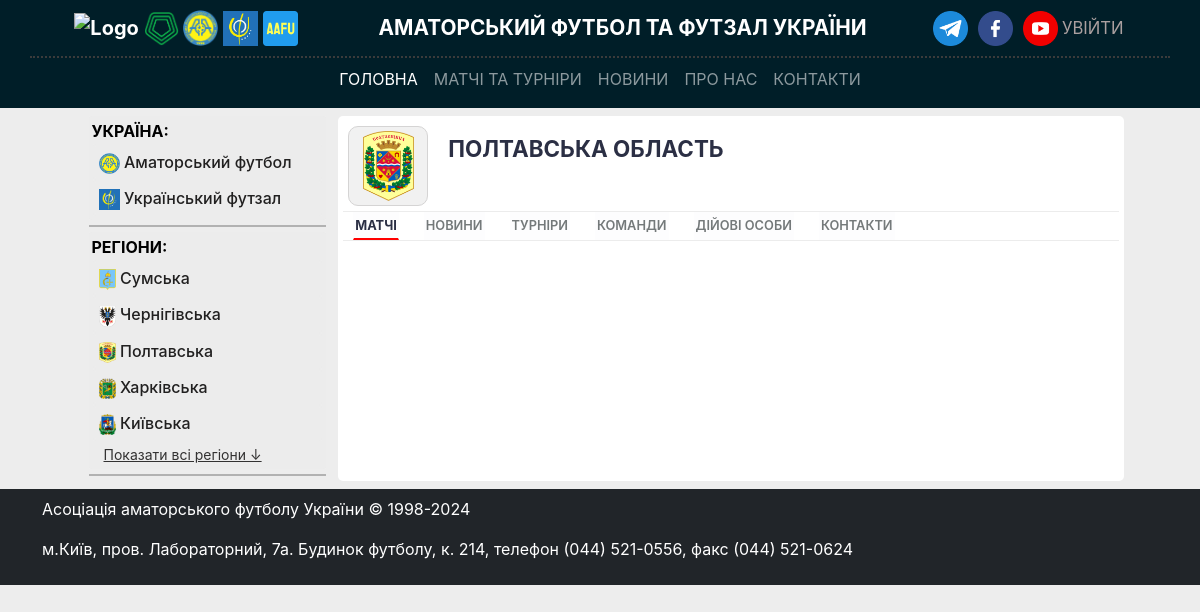
Before: /region/poltavska-oblast with the older database file.
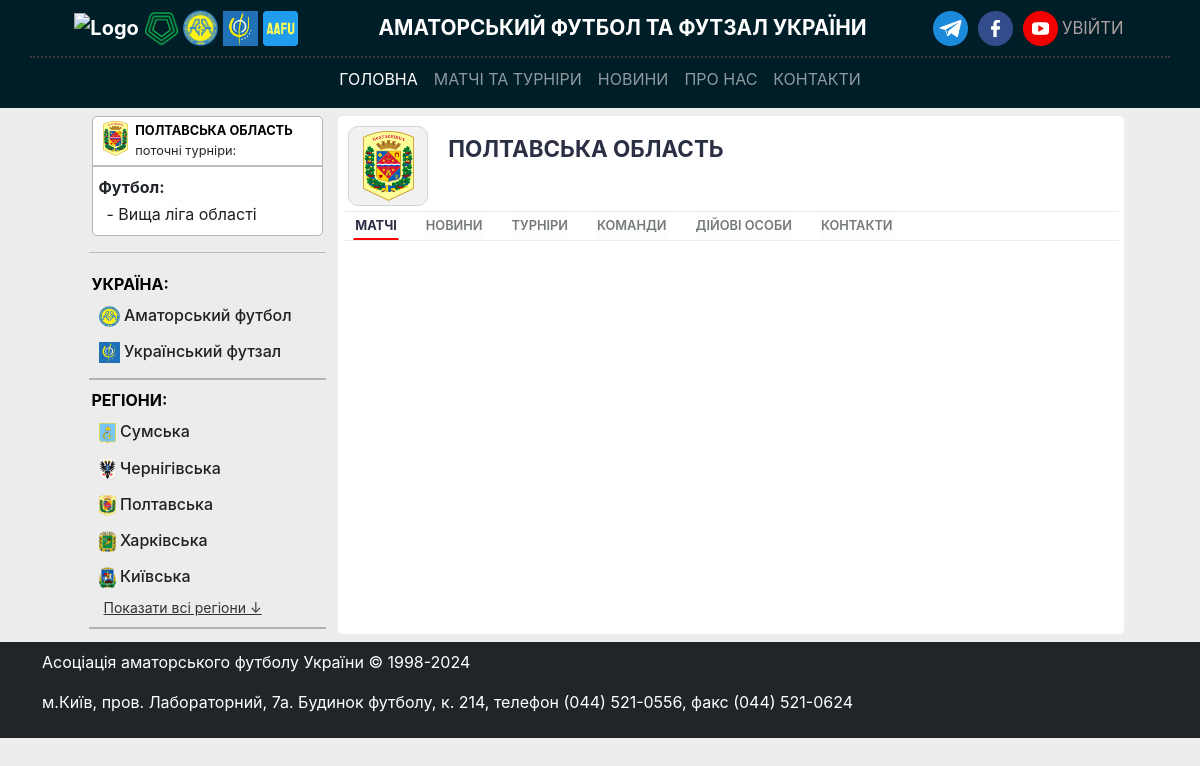
After: the same page with the newer database file.
### models/region.py (models this page shows, shortened)
class Region(Base):
    __tablename__ = "regions"
    __table_args__ = (UniqueConstraint("slug", name="uq_region_slug"),)
    id: Mapped[intpk]
    name: Mapped[str] = mapped_column(String(30), nullable=False)
    emblem: Mapped[str | None] = mapped_column(String(256))
    slug: Mapped[str] = mapped_column(String(30), nullable=False, unique=True)
    status: Mapped[bool] = mapped_column(default=0, server_default="0", nullable=False)
    organizations: Mapped[list["Organization"]] = relationship(
        back_populates="region",
        cascade="all, delete-orphan",
    )
    teams: Mapped[list["Team"]] = relationship(
        back_populates="region",
    )
    stadiums: Mapped[list["Stadium"]] = relationship(
        back_populates="region",
    )
    persons: Mapped[list["Person"]] = relationship(
        back_populates="region",
    )
    contact: Mapped[list["Contact"]] = relationship(
        back_populates="region",
    )
    newstables: Mapped[list["News"]] = relationship(
        back_populates="region",
    )

### models/tournament.py (models this page shows, shortened)
class Tournament(Base):
    __tablename__ = "tournaments"
    __table_args__ = (
    )
    id: Mapped[intpk]
    name: Mapped[str] = mapped_column(String(70), nullable=False)
    full_name: Mapped[str] = mapped_column(String(100), nullable=False)
    slug: Mapped[str] = mapped_column(String(256), nullable=False, unique=True)
    logo: Mapped[str | None] = mapped_column(String(256))
    description: Mapped[str] = mapped_column(Text, default="", server_default="", nullable=True)
    football_type = Column(
        SQLAlchemyEnum(FootballType),
        default=FootballType.football,
        server_default=FootballType.football.value,
        nullable=False,
    )
    website: Mapped[str | None] = mapped_column(String)
    page_facebook: Mapped[str | None] = mapped_column(String)
    page_youtube: Mapped[str | None] = mapped_column(String)
    page_telegram: Mapped[str | None] = mapped_column(String)
    page_instagram: Mapped[str | None] = mapped_column(String)
    level_int: Mapped[int | None]
    level: Mapped[str | None]
    level_up: Mapped[str | None]
    level_down: Mapped[str | None]
    create_year: Mapped[str | None]
    organization_id: Mapped[int | None] = mapped_column(
        ForeignKey("organizations.id", onupdate="SET NULL", ondelete="SET NULL"),
    )
    football_type_id: Mapped[int] = mapped_column(
        ForeignKey("football_types.id", onupdate="SET NULL", ondelete="SET NULL"),
    )
    organization: Mapped["Organization"] = relationship(
        back_populates="tournaments",
    )
    seasons: Mapped[list["Season"]] = relationship(
        back_populates="tournament",
    )
    football_types: Mapped["FootbalType"] = relationship(
        back_populates="tournaments",
    )

### models/season.py (models this page shows, shortened)
class Season(Base):
    __tablename__ = "seasons"
    id: Mapped[intpk]
    name: Mapped[str] = mapped_column(String(70), nullable=False)
    full_name: Mapped[str] = mapped_column(String(250), nullable=True)
    start_date: Mapped[BigInteger | None] = mapped_column(BigInteger)
    end_date: Mapped[BigInteger | None] = mapped_column(BigInteger)
    year: Mapped[str | None] = mapped_column(String(20))
    logo: Mapped[str | None] = mapped_column(String(256))
    standing: Mapped[bool] = mapped_column(default=1, server_default="1", nullable=False )
    slug: Mapped[str] = mapped_column(String(100), nullable=False, unique=True)
    tournament_id: Mapped[int] = mapped_column(ForeignKey("tournaments.id", ondelete="CASCADE"),)
    team_winner_id: Mapped[int | None] = mapped_column(ForeignKey("teams.id", onupdate="SET NULL", ondelete="SET NULL"), nullable=True)
    tournament: Mapped["Tournament"] = relationship(back_populates="seasons",)
    team_winner: Mapped["Team"] = relationship("Team", back_populates="seasons_won", foreign_keys=[team_winner_id])
    matches: Mapped["Match"] = relationship(back_populates="season",)
    teams_associations: Mapped[list["Team"]] = relationship(secondary="team_seasons_association", back_populates="seasons_associations",)

### controllers/region.py (the view)
@router.get("/{region_slug}")
async def read_region_by_slug(
    request: Request,
    region_slug: str,
    db: AsyncSession = Depends(get_db),
    current_user: str = Depends(get_current_user_for_button),
):
    user_session, is_authenticated = current_user
    return render(
        "region/region.html",
        request,
        {
            "regions_list": await get_regions_list(db),  # Список регіонів (бокове меню)
            "seasons": await get_seasons_region(db, region_slug=region_slug),
            "region": await get_region(db, region_slug=region_slug),
            "matches": await get_region_matches_week(db, region_slug=region_slug),
            "news_list": await get_news_list_region(db, region_slug=region_slug),
            "is_authenticated": is_authenticated,  # Передаємо значення
            "user_session": user_session,  # Ім'я користувача
        },
    )

### templates/region/region.html (shortened to what this page needs)
{% extends "base.html" %}
{% block content %}
  {% include "region/region_header.html" %}
{% endblock %}

### templates/base.html (shortened to what the changed rows need)
<!doctype html>
<html lang="uk">
<head>
    <link rel="stylesheet" href="{{ url_for('static', path='css/bootstrap.min.css') }}">
    <link rel="stylesheet" href="/static/css/stl_base.css">
</head>
<body>
    <div class="container">
        <div class="col-12 col-md-11 col-lg-11 mx-auto my-2">
            <div class="row">
                <aside class="col-12 col-md-3">
                    {% if seasons %}
                    <div class="selected-reg">
                        <div class="selected-name">
                            <div class="selected-logo">
                              <img src="{{ url_for('static', path='/img/regions/' ~ region.emblem) }}"
                                   alt="{{ region.name }} logo"
                                   height="35em">
                            </div>
                            <div class="selected-reg-tournament">
                              <a href="/region/{{ region.slug }}" data-region-slug="{{ region.slug }}">
                                {% if 1< region.id < 26 %}
                                    <span class="span-name">{{ region.name }} область</span>
                                {% else %}
                                    <span class="span-name">{{ region.name }}</span>
                                {% endif %}
                              </a>
                              <p>поточні турніри:</p>
                            </div>
                        </div>
                        <hr class="hr-border-between">
                        <div class="region-season">
                            {% set unique_types = [] %}
                            {% for type in seasons if type.football_type.value not in unique_types %}
                              <strong>{{ unique_types.append(type.football_type.value) or type.football_type.value }}:</strong>
                              {% for season in seasons if type.football_type.value == season.football_type.value %}
                                  {% if region.slug == season.region_slug %}
                                    <a
                                      href="/region/{{ season.region_slug }}/{{ season.season_slug }}/results"
                                      title="Відкрити турнір"
                                      data-season-slug="{{ season.season_slug }}">
                                        <div class="tournament">
                                            - {{ season.season_name }}
                                        </div>
                                    </a>
                                  {% endif %}
                              {% endfor %}
                            {% endfor %}
                        </div>
                    </div>
                    <hr class="hr-border-between-first">
                    {% endif %}
                    <div class="left-menu">
                      <span class="span-name">УКРАЇНА:</span>
                      <div class="left-menu-organisations">
                        {% for region in regions_list | selectattr("status", "equalto", 1) %}
                          <a href="/region/{{ region.slug }}"
                            title="Відкрити всі діючі турніри {{ region.name }}у"
                            data-region-slug="{{ region.slug }}"
                          >
                              <div class="region_name">
                                <img
                                  src="{{ url_for('static', path='/img/regions/' ~ region.emblem) }}"
                                  alt="{{ region.name }} logo"
                                  width="21rem"
                                  height="21rem"
                                  class="leftMenu__flag"
                                >
                                <span class="leftMenu_button">{{ region.name }}</span>
                              </div>
                          </a>
                        {% endfor %}
                      </div>
                    </div>
                    <hr class="hr-border-between">
                    <div class="left-menu">
                        <span class="span-name">РЕГІОНИ:</span>
                        <div class="left-menu-organisations">
                            {% for region in regions_list | selectattr("status", "equalto", 0) %}
                                <a
                                  href="/region/{{ region.slug }}"
                                  title="Відкрити всі діючі турніри {{ region.name }} області"
                                  data-region-slug="{{ region.slug }}"
                                  class="region-link {% if loop.index > 5 %}hidden-region{% endif %}">
                                    <div class="region">
                                        <img
                                          src="{{ url_for('static', path='/img/regions/' ~ region.emblem) }}"
                                          alt="{{ region.name }} logo"
                                          width="17rem"
                                          height="21rem"
                                          class="leftMenu__flag">
                                        <span class="leftMenu_button">{{ region.name }}</span>
                                    </div>
                                </a>
                            {% endfor %}
                        </div>
                        {% if regions_list|length > 5 %}
                            <a id="toggleRegions" class="show-more-btn">Показати всі регіони ↓</a>
                        {% endif %}
                    </div>
                    <hr class="hr-border-between">
                </aside>
                <div class="col-12 col-md-9 block-content" data-main="content">
                    {% block content %}
                    {% endblock %}
                </div>
            </div>
        </div>
    </div>
</body>
</html>

### templates/region/region_header.html (shortened to what this page needs)
<link rel="stylesheet" href="/static/css/region/stl_region_nav_block.css">
<div class="region-header">
    <div class="region-main-info">
        <div class="region-logo">
            <img class="logo_redion_in_season"
                 src="{{ url_for('static', path='/img/regions/' ~ region.emblem) }}"
                 alt="logo {{ region.name }}">
        </div>
        <div class="region-name">
            {% if 1< region.id < 26 %}
                <h5>{{ region.name }} область</h5>
            {% else %}
                <h5>{{ region.name }}</h5>
            {% endif %}
        </div>
    </div>
    <div class="nav-buttons">
        <a href="/region/{{ region.slug }}">Матчі</a>
        <a href="/region/{{ region.slug }}/news">Новини</a>
        <a href="/region/{{ region.slug }}/tournaments">Турніри</a>
        <a href="/region/{{ region.slug }}/teams">Команди</a>
        <a href="/region/{{ region.slug }}/persons">Дійові особи</a>
        <a href="/region/{{ region.slug }}/contacts">Контакти</a>
    </div>
</div>

Changed rows visible on the page:
shown differently, row unchanged: Region "Полтавська": name (not shown) → "ПОЛТАВСЬКА"
added Season: season_name "Вища ліга області"
now on this page (row unchanged): Tournament: football_type "Футбол"
Other visible differences:
text now shown: "ОБЛАСТЬ поточні турніри:"
